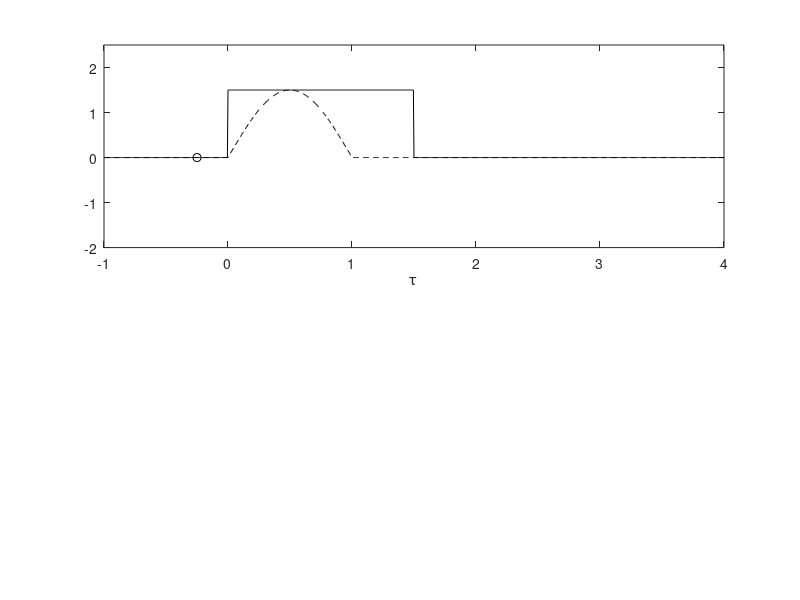

This figure's MATLAB source: (Note: this script raises an error after producing the figure.)
%MS2P4.m; MatLab seção 2 , programa4
%Demonstra o processo de convolução
figure(1)
x = inline('1.5*sin(pi*t).*(t>=0&t<1)');
h = inline('1.5*(t>=0&t<1.5)-(t>=2.5&t<2.5)');
dtau = 0.005;tau = -1:dtau:4;
ti =0;
tvec = -.25:.1:3.75;
y = NaN*zeros(1,length(tvec));
for t = tvec,
  ti = ti+1;
  xh=x(t-tau).*h(tau);
  lxh = length(xh);
  y(ti) = sum(xh.*dtau);
  subplot(2,1,1), plot(tau,h(tau),'k',tau,x(tau),'k--',t,0,'ok');
  axis([tau(1) tau(end) -2.0 2.5]);
  patch([tau(1:end-1);tau(1:end-1);tau(2:end);tau(2:end)],...
  [zeros(1,lxh-1);xh(1:end-1);xh(2:end);zeros(1,lxh-1)],...
      [.8 .8 .8],'edgecolor','none');
    xlabel('\tau');legend('h(\tau)','x(t-\tau)','t',
    'h(\tau)x(t-\tau',3);
    c = get(gca,'children');set(gca,'children',
    [c(2);c(3);c(4);c(1)]);
    subplot(2,1,2), plot(tvec,y,'k',tvec(ti),y(ti),'ok');
    xlabel('t');ylabel('y(t)  = \int h(\tau)x(t-\tau) d\tau');
    axis([tau(1) tau(end) -1.0 2.0]);grid;
    drawnow;
    %pause;
end